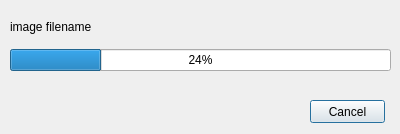
<?xml version="1.0" encoding="UTF-8"?>
<ui version="4.0">
 <class>AddImagesProgressDialog</class>
 <widget class="QDialog" name="AddImagesProgressDialog">
  <property name="geometry">
   <rect>
    <x>0</x>
    <y>0</y>
    <width>400</width>
    <height>134</height>
   </rect>
  </property>
  <property name="windowTitle">
   <string>Add Images</string>
  </property>
  <widget class="QPushButton" name="cancelButton">
   <property name="geometry">
    <rect>
     <x>310</x>
     <y>100</y>
     <width>75</width>
     <height>23</height>
    </rect>
   </property>
   <property name="text">
    <string>Cancel</string>
   </property>
  </widget>
  <widget class="QWidget" name="">
   <property name="geometry">
    <rect>
     <x>10</x>
     <y>10</y>
     <width>381</width>
     <height>61</height>
    </rect>
   </property>
   <layout class="QVBoxLayout" name="verticalLayout">
    <item>
     <widget class="QLabel" name="filenameLabel">
      <property name="text">
       <string>image filename</string>
      </property>
      <property name="alignment">
       <set>Qt::AlignLeading|Qt::AlignLeft|Qt::AlignVCenter</set>
      </property>
     </widget>
    </item>
    <item>
     <widget class="QProgressBar" name="progressBar">
      <property name="value">
       <number>24</number>
      </property>
     </widget>
    </item>
   </layout>
  </widget>
 </widget>
 <resources/>
 <connections>
  <connection>
   <sender>cancelButton</sender>
   <signal>clicked()</signal>
   <receiver>AddImagesProgressDialog</receiver>
   <slot>reject()</slot>
   <hints>
    <hint type="sourcelabel">
     <x>347</x>
     <y>111</y>
    </hint>
    <hint type="destinationlabel">
     <x>199</x>
     <y>66</y>
    </hint>
   </hints>
  </connection>
 </connections>
</ui>
